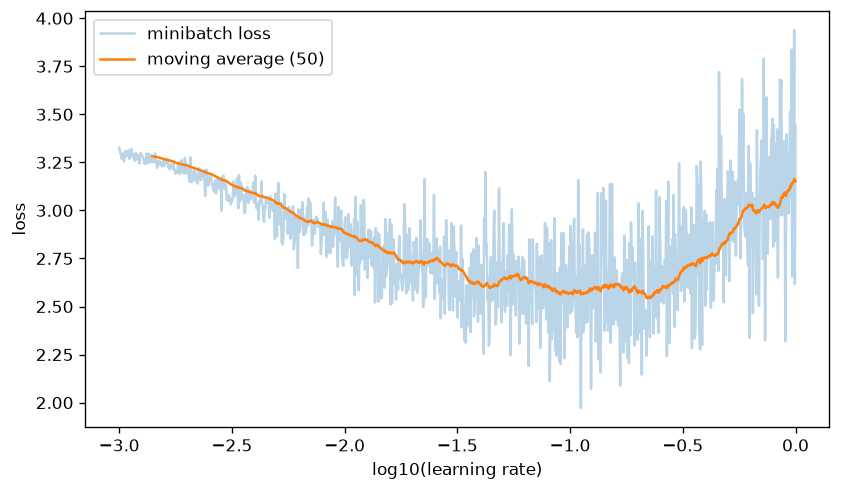

Reproduce this figure in Python.
"""Learning rate search: one training run where the lr grows exponentially from
1e-3 to 1 over 1000 steps. Where the loss falls fastest and is still stable is
a good lr; where it blows up is too much.

Run: python mlp/lr_finder.py   (saves lr_finder.png)
"""
import os

import matplotlib.pyplot as plt
import torch
import torch.nn.functional as F

from data import device, splits
from mlp import HERE, MLP

STEPS = 1000

stoi, itos, data = splits()
Xtr, Ytr = data["train"]
model = MLP()
params = model.parameters()
g = torch.Generator().manual_seed(42)

lre = torch.linspace(-3, 0, STEPS)  # lr exponents
lrs = 10**lre
losses = []
for k in range(STEPS):
    ix = torch.randint(0, Xtr.shape[0], (32,), generator=g).to(device)
    loss = F.cross_entropy(model(Xtr[ix]), Ytr[ix])
    for p in params:
        p.grad = None
    loss.backward()
    for p in params:
        p.data -= lrs[k].item() * p.grad
    losses.append(loss.item())

# Smooth the noisy minibatch losses with a moving average to read the curve.
window = 50
smooth = torch.tensor(losses).unfold(0, window, 1).mean(1)
x = lre[window - 1:]
print(f"lowest smoothed loss at lr = 10^{x[smooth.argmin()].item():.2f} = {10**x[smooth.argmin()].item():.3f}")

plt.figure(figsize=(8, 4.5))
plt.plot(lre, losses, alpha=0.3, label="minibatch loss")
plt.plot(x, smooth, label=f"moving average ({window})")
plt.xlabel("log10(learning rate)")
plt.ylabel("loss")
plt.legend()
path = os.path.join(HERE, "lr_finder.png")
plt.savefig(path, dpi=120, bbox_inches="tight")
print(f"saved {path}")
